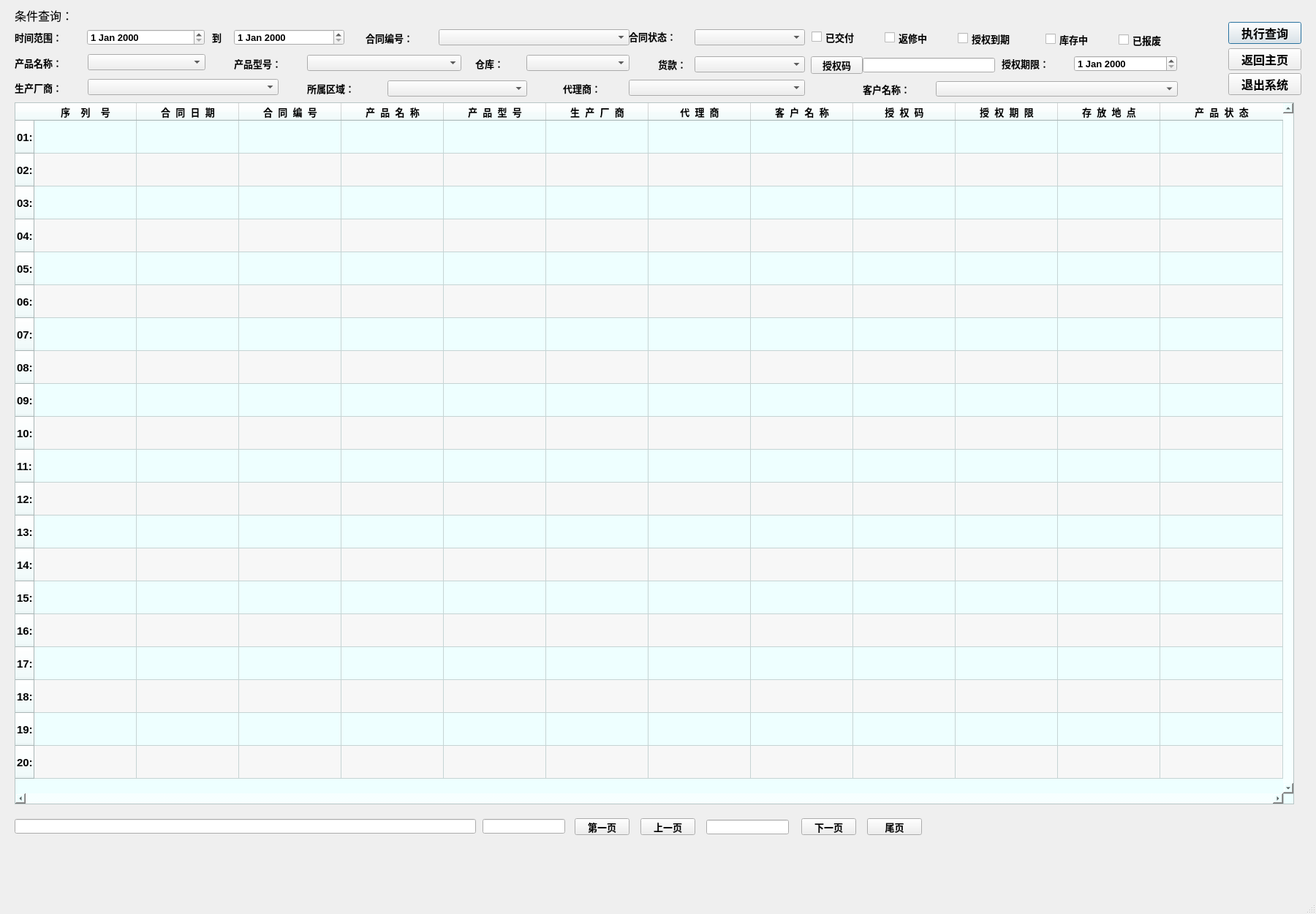
<?xml version="1.0" encoding="UTF-8"?>
<ui version="4.0">
 <class>MainWindow</class>
 <widget class="QMainWindow" name="MainWindow">
  <property name="geometry">
   <rect>
    <x>0</x>
    <y>0</y>
    <width>1800</width>
    <height>1250</height>
   </rect>
  </property>
  <property name="sizePolicy">
   <sizepolicy hsizetype="Preferred" vsizetype="Preferred">
    <horstretch>0</horstretch>
    <verstretch>0</verstretch>
   </sizepolicy>
  </property>
  <property name="minimumSize">
   <size>
    <width>1800</width>
    <height>1250</height>
   </size>
  </property>
  <property name="maximumSize">
   <size>
    <width>16777215</width>
    <height>16777215</height>
   </size>
  </property>
  <property name="font">
   <font>
    <family>Arial</family>
    <pointsize>10</pointsize>
   </font>
  </property>
  <property name="windowTitle">
   <string>MainWindow</string>
  </property>
  <property name="iconSize">
   <size>
    <width>40</width>
    <height>40</height>
   </size>
  </property>
  <property name="toolButtonStyle">
   <enum>Qt::ToolButtonTextUnderIcon</enum>
  </property>
  <widget class="QWidget" name="centralwidget">
   <property name="sizePolicy">
    <sizepolicy hsizetype="Preferred" vsizetype="Preferred">
     <horstretch>0</horstretch>
     <verstretch>0</verstretch>
    </sizepolicy>
   </property>
   <property name="autoFillBackground">
    <bool>true</bool>
   </property>
   <widget class="QTableWidget" name="tableWidget">
    <property name="geometry">
     <rect>
      <x>20</x>
      <y>140</y>
      <width>1750</width>
      <height>960</height>
     </rect>
    </property>
    <property name="sizePolicy">
     <sizepolicy hsizetype="Preferred" vsizetype="Preferred">
      <horstretch>0</horstretch>
      <verstretch>0</verstretch>
     </sizepolicy>
    </property>
    <property name="minimumSize">
     <size>
      <width>1750</width>
      <height>960</height>
     </size>
    </property>
    <property name="font">
     <font>
      <family>Arial</family>
      <pointsize>11</pointsize>
      <weight>75</weight>
      <bold>true</bold>
      <stylestrategy>PreferAntialias</stylestrategy>
     </font>
    </property>
    <property name="autoFillBackground">
     <bool>true</bool>
    </property>
    <property name="styleSheet">
     <string notr="true">background-color: rgb(238, 255, 255);</string>
    </property>
    <property name="frameShadow">
     <enum>QFrame::Sunken</enum>
    </property>
    <property name="lineWidth">
     <number>2</number>
    </property>
    <property name="midLineWidth">
     <number>1</number>
    </property>
    <property name="verticalScrollBarPolicy">
     <enum>Qt::ScrollBarAlwaysOn</enum>
    </property>
    <property name="horizontalScrollBarPolicy">
     <enum>Qt::ScrollBarAlwaysOn</enum>
    </property>
    <property name="sizeAdjustPolicy">
     <enum>QAbstractScrollArea::AdjustToContents</enum>
    </property>
    <property name="autoScroll">
     <bool>true</bool>
    </property>
    <property name="editTriggers">
     <set>QAbstractItemView::NoEditTriggers</set>
    </property>
    <property name="alternatingRowColors">
     <bool>true</bool>
    </property>
    <property name="selectionBehavior">
     <enum>QAbstractItemView::SelectRows</enum>
    </property>
    <property name="gridStyle">
     <enum>Qt::SolidLine</enum>
    </property>
    <property name="sortingEnabled">
     <bool>true</bool>
    </property>
    <property name="wordWrap">
     <bool>false</bool>
    </property>
    <property name="rowCount">
     <number>20</number>
    </property>
    <attribute name="horizontalHeaderCascadingSectionResizes">
     <bool>true</bool>
    </attribute>
    <attribute name="horizontalHeaderMinimumSectionSize">
     <number>24</number>
    </attribute>
    <attribute name="horizontalHeaderDefaultSectionSize">
     <number>140</number>
    </attribute>
    <attribute name="horizontalHeaderShowSortIndicator" stdset="0">
     <bool>true</bool>
    </attribute>
    <attribute name="horizontalHeaderStretchLastSection">
     <bool>true</bool>
    </attribute>
    <attribute name="verticalHeaderVisible">
     <bool>true</bool>
    </attribute>
    <attribute name="verticalHeaderCascadingSectionResizes">
     <bool>true</bool>
    </attribute>
    <attribute name="verticalHeaderMinimumSectionSize">
     <number>24</number>
    </attribute>
    <attribute name="verticalHeaderDefaultSectionSize">
     <number>45</number>
    </attribute>
    <attribute name="verticalHeaderShowSortIndicator" stdset="0">
     <bool>false</bool>
    </attribute>
    <row>
     <property name="text">
      <string>01:</string>
     </property>
    </row>
    <row>
     <property name="text">
      <string>02:</string>
     </property>
    </row>
    <row>
     <property name="text">
      <string>03:</string>
     </property>
    </row>
    <row>
     <property name="text">
      <string>04:</string>
     </property>
    </row>
    <row>
     <property name="text">
      <string>05:</string>
     </property>
    </row>
    <row>
     <property name="text">
      <string>06:</string>
     </property>
    </row>
    <row>
     <property name="text">
      <string>07:</string>
     </property>
    </row>
    <row>
     <property name="text">
      <string>08:</string>
     </property>
    </row>
    <row>
     <property name="text">
      <string>09:</string>
     </property>
    </row>
    <row>
     <property name="text">
      <string>10:</string>
     </property>
    </row>
    <row>
     <property name="text">
      <string>11:</string>
     </property>
    </row>
    <row>
     <property name="text">
      <string>12:</string>
     </property>
    </row>
    <row>
     <property name="text">
      <string>13:</string>
     </property>
    </row>
    <row>
     <property name="text">
      <string>14:</string>
     </property>
    </row>
    <row>
     <property name="text">
      <string>15:</string>
     </property>
    </row>
    <row>
     <property name="text">
      <string>16:</string>
     </property>
    </row>
    <row>
     <property name="text">
      <string>17:</string>
     </property>
    </row>
    <row>
     <property name="text">
      <string>18:</string>
     </property>
    </row>
    <row>
     <property name="text">
      <string>19:</string>
     </property>
    </row>
    <row>
     <property name="text">
      <string>20:</string>
     </property>
    </row>
    <column>
     <property name="text">
      <string>序    列    号</string>
     </property>
     <property name="font">
      <font>
       <pointsize>10</pointsize>
       <weight>75</weight>
       <bold>true</bold>
      </font>
     </property>
     <property name="textAlignment">
      <set>AlignCenter</set>
     </property>
    </column>
    <column>
     <property name="text">
      <string>合  同  日  期</string>
     </property>
     <property name="font">
      <font>
       <pointsize>10</pointsize>
       <weight>75</weight>
       <bold>true</bold>
      </font>
     </property>
     <property name="textAlignment">
      <set>AlignCenter</set>
     </property>
    </column>
    <column>
     <property name="text">
      <string>合  同  编  号</string>
     </property>
     <property name="font">
      <font>
       <pointsize>10</pointsize>
       <weight>75</weight>
       <bold>true</bold>
      </font>
     </property>
     <property name="textAlignment">
      <set>AlignCenter</set>
     </property>
    </column>
    <column>
     <property name="text">
      <string>产  品  名  称</string>
     </property>
     <property name="font">
      <font>
       <pointsize>10</pointsize>
       <weight>75</weight>
       <bold>true</bold>
      </font>
     </property>
     <property name="textAlignment">
      <set>AlignCenter</set>
     </property>
    </column>
    <column>
     <property name="text">
      <string>产  品  型  号</string>
     </property>
     <property name="font">
      <font>
       <pointsize>10</pointsize>
       <weight>75</weight>
       <bold>true</bold>
      </font>
     </property>
     <property name="textAlignment">
      <set>AlignCenter</set>
     </property>
    </column>
    <column>
     <property name="text">
      <string>生  产  厂  商</string>
     </property>
     <property name="font">
      <font>
       <pointsize>10</pointsize>
       <weight>75</weight>
       <bold>true</bold>
      </font>
     </property>
     <property name="textAlignment">
      <set>AlignCenter</set>
     </property>
    </column>
    <column>
     <property name="text">
      <string>代  理  商</string>
     </property>
     <property name="font">
      <font>
       <pointsize>10</pointsize>
       <weight>75</weight>
       <bold>true</bold>
      </font>
     </property>
     <property name="textAlignment">
      <set>AlignCenter</set>
     </property>
    </column>
    <column>
     <property name="text">
      <string>客  户  名  称</string>
     </property>
     <property name="font">
      <font>
       <pointsize>10</pointsize>
       <weight>75</weight>
       <bold>true</bold>
      </font>
     </property>
     <property name="textAlignment">
      <set>AlignCenter</set>
     </property>
    </column>
    <column>
     <property name="text">
      <string>授  权  码</string>
     </property>
     <property name="font">
      <font>
       <pointsize>10</pointsize>
       <weight>75</weight>
       <bold>true</bold>
      </font>
     </property>
     <property name="textAlignment">
      <set>AlignCenter</set>
     </property>
    </column>
    <column>
     <property name="text">
      <string>授  权  期  限</string>
     </property>
     <property name="font">
      <font>
       <pointsize>10</pointsize>
       <weight>75</weight>
       <bold>true</bold>
      </font>
     </property>
     <property name="textAlignment">
      <set>AlignCenter</set>
     </property>
    </column>
    <column>
     <property name="text">
      <string>存  放  地  点</string>
     </property>
     <property name="font">
      <font>
       <pointsize>10</pointsize>
       <weight>75</weight>
       <bold>true</bold>
      </font>
     </property>
     <property name="textAlignment">
      <set>AlignCenter</set>
     </property>
    </column>
    <column>
     <property name="text">
      <string>产  品  状  态</string>
     </property>
     <property name="font">
      <font>
       <pointsize>10</pointsize>
       <weight>75</weight>
       <bold>true</bold>
      </font>
     </property>
     <property name="textAlignment">
      <set>AlignCenter</set>
     </property>
    </column>
    <item row="0" column="0">
     <property name="text">
      <string/>
     </property>
    </item>
   </widget>
   <widget class="QPushButton" name="pushButton_7">
    <property name="geometry">
     <rect>
      <x>786</x>
      <y>1119</y>
      <width>75</width>
      <height>23</height>
     </rect>
    </property>
    <property name="font">
     <font>
      <family>Arial</family>
      <pointsize>10</pointsize>
      <weight>75</weight>
      <bold>true</bold>
     </font>
    </property>
    <property name="text">
     <string>第一页</string>
    </property>
   </widget>
   <widget class="QPushButton" name="pushButton_8">
    <property name="geometry">
     <rect>
      <x>876</x>
      <y>1119</y>
      <width>75</width>
      <height>23</height>
     </rect>
    </property>
    <property name="font">
     <font>
      <family>Arial</family>
      <pointsize>10</pointsize>
      <weight>75</weight>
      <bold>true</bold>
     </font>
    </property>
    <property name="text">
     <string>上一页</string>
    </property>
   </widget>
   <widget class="QPushButton" name="pushButton_9">
    <property name="geometry">
     <rect>
      <x>1096</x>
      <y>1119</y>
      <width>75</width>
      <height>23</height>
     </rect>
    </property>
    <property name="font">
     <font>
      <family>Arial</family>
      <pointsize>10</pointsize>
      <weight>75</weight>
      <bold>true</bold>
     </font>
    </property>
    <property name="text">
     <string>下一页</string>
    </property>
   </widget>
   <widget class="QPushButton" name="pushButton_10">
    <property name="geometry">
     <rect>
      <x>1186</x>
      <y>1119</y>
      <width>75</width>
      <height>23</height>
     </rect>
    </property>
    <property name="font">
     <font>
      <family>Arial</family>
      <pointsize>10</pointsize>
      <weight>75</weight>
      <bold>true</bold>
     </font>
    </property>
    <property name="text">
     <string>尾页</string>
    </property>
   </widget>
   <widget class="QDateEdit" name="dateEdit_2">
    <property name="geometry">
     <rect>
      <x>320</x>
      <y>40</y>
      <width>151</width>
      <height>22</height>
     </rect>
    </property>
    <property name="font">
     <font>
      <family>Arial</family>
      <pointsize>10</pointsize>
      <weight>75</weight>
      <bold>true</bold>
     </font>
    </property>
   </widget>
   <widget class="QDateEdit" name="dateEdit_1">
    <property name="geometry">
     <rect>
      <x>119</x>
      <y>40</y>
      <width>161</width>
      <height>22</height>
     </rect>
    </property>
    <property name="font">
     <font>
      <family>Arial</family>
      <pointsize>10</pointsize>
      <weight>75</weight>
      <bold>true</bold>
     </font>
    </property>
   </widget>
   <widget class="QLabel" name="label">
    <property name="geometry">
     <rect>
      <x>20</x>
      <y>10</y>
      <width>111</width>
      <height>21</height>
     </rect>
    </property>
    <property name="font">
     <font>
      <family>黑体</family>
      <pointsize>12</pointsize>
     </font>
    </property>
    <property name="text">
     <string>条件查询：</string>
    </property>
   </widget>
   <widget class="QLabel" name="label_2">
    <property name="geometry">
     <rect>
      <x>20</x>
      <y>40</y>
      <width>101</width>
      <height>21</height>
     </rect>
    </property>
    <property name="font">
     <font>
      <family>Algerian</family>
      <pointsize>10</pointsize>
      <weight>75</weight>
      <bold>true</bold>
     </font>
    </property>
    <property name="text">
     <string>时间范围：</string>
    </property>
   </widget>
   <widget class="QLabel" name="label_3">
    <property name="geometry">
     <rect>
      <x>290</x>
      <y>40</y>
      <width>31</width>
      <height>21</height>
     </rect>
    </property>
    <property name="font">
     <font>
      <family>Algerian</family>
      <pointsize>10</pointsize>
      <weight>75</weight>
      <bold>true</bold>
     </font>
    </property>
    <property name="text">
     <string>到</string>
    </property>
   </widget>
   <widget class="QLabel" name="label_4">
    <property name="geometry">
     <rect>
      <x>500</x>
      <y>42</y>
      <width>101</width>
      <height>20</height>
     </rect>
    </property>
    <property name="font">
     <font>
      <family>Algerian</family>
      <pointsize>10</pointsize>
      <weight>75</weight>
      <bold>true</bold>
     </font>
    </property>
    <property name="text">
     <string>合同编号：</string>
    </property>
   </widget>
   <widget class="QComboBox" name="comboBox_1">
    <property name="geometry">
     <rect>
      <x>600</x>
      <y>40</y>
      <width>261</width>
      <height>22</height>
     </rect>
    </property>
    <property name="font">
     <font>
      <family>Arial</family>
      <pointsize>10</pointsize>
      <weight>75</weight>
      <bold>true</bold>
     </font>
    </property>
   </widget>
   <widget class="QPushButton" name="pushButton_1">
    <property name="geometry">
     <rect>
      <x>1680</x>
      <y>30</y>
      <width>100</width>
      <height>30</height>
     </rect>
    </property>
    <property name="sizePolicy">
     <sizepolicy hsizetype="Preferred" vsizetype="Preferred">
      <horstretch>0</horstretch>
      <verstretch>0</verstretch>
     </sizepolicy>
    </property>
    <property name="minimumSize">
     <size>
      <width>100</width>
      <height>30</height>
     </size>
    </property>
    <property name="font">
     <font>
      <family>Arial</family>
      <pointsize>12</pointsize>
      <weight>75</weight>
      <bold>true</bold>
     </font>
    </property>
    <property name="text">
     <string>执行查询</string>
    </property>
    <property name="autoDefault">
     <bool>false</bool>
    </property>
    <property name="default">
     <bool>true</bool>
    </property>
    <property name="flat">
     <bool>false</bool>
    </property>
   </widget>
   <widget class="QCheckBox" name="checkBox_1">
    <property name="geometry">
     <rect>
      <x>1110</x>
      <y>35</y>
      <width>91</width>
      <height>31</height>
     </rect>
    </property>
    <property name="font">
     <font>
      <family>Algerian</family>
      <pointsize>10</pointsize>
      <weight>75</weight>
      <bold>true</bold>
     </font>
    </property>
    <property name="text">
     <string>已交付</string>
    </property>
   </widget>
   <widget class="QCheckBox" name="checkBox_2">
    <property name="geometry">
     <rect>
      <x>1210</x>
      <y>36</y>
      <width>91</width>
      <height>31</height>
     </rect>
    </property>
    <property name="font">
     <font>
      <family>Algerian</family>
      <pointsize>10</pointsize>
      <weight>75</weight>
      <bold>true</bold>
     </font>
    </property>
    <property name="text">
     <string>返修中</string>
    </property>
   </widget>
   <widget class="QCheckBox" name="checkBox_3">
    <property name="geometry">
     <rect>
      <x>1310</x>
      <y>37</y>
      <width>111</width>
      <height>31</height>
     </rect>
    </property>
    <property name="font">
     <font>
      <family>Algerian</family>
      <pointsize>10</pointsize>
      <weight>75</weight>
      <bold>true</bold>
     </font>
    </property>
    <property name="text">
     <string>授权到期</string>
    </property>
   </widget>
   <widget class="QCheckBox" name="checkBox_4">
    <property name="geometry">
     <rect>
      <x>1430</x>
      <y>38</y>
      <width>91</width>
      <height>31</height>
     </rect>
    </property>
    <property name="font">
     <font>
      <family>Algerian</family>
      <pointsize>10</pointsize>
      <weight>75</weight>
      <bold>true</bold>
     </font>
    </property>
    <property name="text">
     <string>库存中</string>
    </property>
   </widget>
   <widget class="QCheckBox" name="checkBox_5">
    <property name="geometry">
     <rect>
      <x>1530</x>
      <y>39</y>
      <width>91</width>
      <height>31</height>
     </rect>
    </property>
    <property name="font">
     <font>
      <family>Algerian</family>
      <pointsize>10</pointsize>
      <weight>75</weight>
      <bold>true</bold>
     </font>
    </property>
    <property name="text">
     <string>已报废</string>
    </property>
   </widget>
   <widget class="QComboBox" name="comboBox_3">
    <property name="geometry">
     <rect>
      <x>120</x>
      <y>74</y>
      <width>161</width>
      <height>22</height>
     </rect>
    </property>
    <property name="font">
     <font>
      <family>Arial</family>
      <pointsize>10</pointsize>
      <weight>75</weight>
      <bold>true</bold>
     </font>
    </property>
   </widget>
   <widget class="QLabel" name="label_5">
    <property name="geometry">
     <rect>
      <x>20</x>
      <y>76</y>
      <width>101</width>
      <height>20</height>
     </rect>
    </property>
    <property name="font">
     <font>
      <family>Algerian</family>
      <pointsize>10</pointsize>
      <weight>75</weight>
      <bold>true</bold>
     </font>
    </property>
    <property name="text">
     <string>产品名称：</string>
    </property>
   </widget>
   <widget class="QComboBox" name="comboBox_4">
    <property name="geometry">
     <rect>
      <x>420</x>
      <y>75</y>
      <width>211</width>
      <height>22</height>
     </rect>
    </property>
    <property name="font">
     <font>
      <family>Arial</family>
      <pointsize>10</pointsize>
      <weight>75</weight>
      <bold>true</bold>
     </font>
    </property>
   </widget>
   <widget class="QLabel" name="label_6">
    <property name="geometry">
     <rect>
      <x>320</x>
      <y>77</y>
      <width>101</width>
      <height>20</height>
     </rect>
    </property>
    <property name="font">
     <font>
      <family>Algerian</family>
      <pointsize>10</pointsize>
      <weight>75</weight>
      <bold>true</bold>
     </font>
    </property>
    <property name="text">
     <string>产品型号：</string>
    </property>
   </widget>
   <widget class="QLineEdit" name="lineEdit_1">
    <property name="geometry">
     <rect>
      <x>1180</x>
      <y>79</y>
      <width>181</width>
      <height>20</height>
     </rect>
    </property>
    <property name="font">
     <font>
      <family>Arial</family>
      <pointsize>10</pointsize>
      <weight>75</weight>
      <bold>true</bold>
     </font>
    </property>
   </widget>
   <widget class="QLabel" name="label_8">
    <property name="geometry">
     <rect>
      <x>1370</x>
      <y>77</y>
      <width>101</width>
      <height>20</height>
     </rect>
    </property>
    <property name="font">
     <font>
      <family>Algerian</family>
      <pointsize>10</pointsize>
      <weight>75</weight>
      <bold>true</bold>
     </font>
    </property>
    <property name="text">
     <string>授权期限：</string>
    </property>
   </widget>
   <widget class="QDateEdit" name="dateEdit_3">
    <property name="geometry">
     <rect>
      <x>1469</x>
      <y>76</y>
      <width>141</width>
      <height>22</height>
     </rect>
    </property>
    <property name="font">
     <font>
      <family>Arial</family>
      <pointsize>10</pointsize>
      <weight>75</weight>
      <bold>true</bold>
     </font>
    </property>
   </widget>
   <widget class="QComboBox" name="comboBox_7">
    <property name="geometry">
     <rect>
      <x>120</x>
      <y>108</y>
      <width>261</width>
      <height>22</height>
     </rect>
    </property>
    <property name="font">
     <font>
      <family>Arial</family>
      <pointsize>10</pointsize>
      <weight>75</weight>
      <bold>true</bold>
     </font>
    </property>
   </widget>
   <widget class="QLabel" name="label_9">
    <property name="geometry">
     <rect>
      <x>20</x>
      <y>110</y>
      <width>101</width>
      <height>20</height>
     </rect>
    </property>
    <property name="font">
     <font>
      <family>Algerian</family>
      <pointsize>10</pointsize>
      <weight>75</weight>
      <bold>true</bold>
     </font>
    </property>
    <property name="text">
     <string>生产厂商：</string>
    </property>
   </widget>
   <widget class="QLabel" name="label_10">
    <property name="geometry">
     <rect>
      <x>420</x>
      <y>111</y>
      <width>111</width>
      <height>20</height>
     </rect>
    </property>
    <property name="font">
     <font>
      <family>Algerian</family>
      <pointsize>10</pointsize>
      <weight>75</weight>
      <bold>true</bold>
     </font>
    </property>
    <property name="text">
     <string>所属区域：</string>
    </property>
   </widget>
   <widget class="QComboBox" name="comboBox_8">
    <property name="geometry">
     <rect>
      <x>530</x>
      <y>110</y>
      <width>191</width>
      <height>22</height>
     </rect>
    </property>
    <property name="font">
     <font>
      <family>Arial</family>
      <pointsize>10</pointsize>
      <weight>75</weight>
      <bold>true</bold>
     </font>
    </property>
   </widget>
   <widget class="QComboBox" name="comboBox_9">
    <property name="geometry">
     <rect>
      <x>860</x>
      <y>109</y>
      <width>241</width>
      <height>22</height>
     </rect>
    </property>
    <property name="font">
     <font>
      <family>Arial</family>
      <pointsize>10</pointsize>
      <weight>75</weight>
      <bold>true</bold>
     </font>
    </property>
   </widget>
   <widget class="QLabel" name="label_11">
    <property name="geometry">
     <rect>
      <x>770</x>
      <y>111</y>
      <width>91</width>
      <height>20</height>
     </rect>
    </property>
    <property name="font">
     <font>
      <family>Algerian</family>
      <pointsize>10</pointsize>
      <weight>75</weight>
      <bold>true</bold>
     </font>
    </property>
    <property name="text">
     <string>代理商：</string>
    </property>
   </widget>
   <widget class="QLabel" name="label_12">
    <property name="geometry">
     <rect>
      <x>1180</x>
      <y>112</y>
      <width>101</width>
      <height>20</height>
     </rect>
    </property>
    <property name="font">
     <font>
      <family>Algerian</family>
      <pointsize>10</pointsize>
      <weight>75</weight>
      <bold>true</bold>
     </font>
    </property>
    <property name="text">
     <string>客户名称：</string>
    </property>
   </widget>
   <widget class="QComboBox" name="comboBox_10">
    <property name="geometry">
     <rect>
      <x>1280</x>
      <y>111</y>
      <width>331</width>
      <height>21</height>
     </rect>
    </property>
    <property name="font">
     <font>
      <family>Arial</family>
      <pointsize>10</pointsize>
      <weight>75</weight>
      <bold>true</bold>
     </font>
    </property>
   </widget>
   <widget class="QPushButton" name="pushButton_5">
    <property name="geometry">
     <rect>
      <x>1680</x>
      <y>66</y>
      <width>100</width>
      <height>30</height>
     </rect>
    </property>
    <property name="minimumSize">
     <size>
      <width>100</width>
      <height>30</height>
     </size>
    </property>
    <property name="font">
     <font>
      <family>Arial</family>
      <pointsize>12</pointsize>
      <weight>75</weight>
      <bold>true</bold>
     </font>
    </property>
    <property name="text">
     <string>返回主页</string>
    </property>
   </widget>
   <widget class="QPushButton" name="pushButton_6">
    <property name="geometry">
     <rect>
      <x>1680</x>
      <y>100</y>
      <width>100</width>
      <height>30</height>
     </rect>
    </property>
    <property name="sizePolicy">
     <sizepolicy hsizetype="Minimum" vsizetype="Fixed">
      <horstretch>0</horstretch>
      <verstretch>0</verstretch>
     </sizepolicy>
    </property>
    <property name="minimumSize">
     <size>
      <width>100</width>
      <height>30</height>
     </size>
    </property>
    <property name="font">
     <font>
      <family>Arial</family>
      <pointsize>12</pointsize>
      <weight>75</weight>
      <bold>true</bold>
     </font>
    </property>
    <property name="text">
     <string>退出系统</string>
    </property>
   </widget>
   <widget class="QLineEdit" name="lineEdit_4">
    <property name="geometry">
     <rect>
      <x>660</x>
      <y>1120</y>
      <width>113</width>
      <height>20</height>
     </rect>
    </property>
    <property name="font">
     <font>
      <family>Arial</family>
      <pointsize>10</pointsize>
      <weight>75</weight>
      <bold>true</bold>
     </font>
    </property>
   </widget>
   <widget class="QLineEdit" name="lineEdit_5">
    <property name="geometry">
     <rect>
      <x>966</x>
      <y>1121</y>
      <width>113</width>
      <height>20</height>
     </rect>
    </property>
    <property name="font">
     <font>
      <family>Arial</family>
      <pointsize>11</pointsize>
      <weight>75</weight>
      <bold>true</bold>
     </font>
    </property>
    <property name="alignment">
     <set>Qt::AlignCenter</set>
    </property>
   </widget>
   <widget class="QLineEdit" name="lineEdit_3">
    <property name="geometry">
     <rect>
      <x>20</x>
      <y>1120</y>
      <width>631</width>
      <height>20</height>
     </rect>
    </property>
    <property name="font">
     <font>
      <family>Arial</family>
      <pointsize>11</pointsize>
      <weight>75</weight>
      <bold>true</bold>
     </font>
    </property>
   </widget>
   <widget class="QLabel" name="label_13">
    <property name="geometry">
     <rect>
      <x>860</x>
      <y>40</y>
      <width>81</width>
      <height>20</height>
     </rect>
    </property>
    <property name="font">
     <font>
      <family>Algerian</family>
      <pointsize>10</pointsize>
      <weight>75</weight>
      <bold>true</bold>
     </font>
    </property>
    <property name="text">
     <string>合同状态：</string>
    </property>
   </widget>
   <widget class="QComboBox" name="comboBox_2">
    <property name="geometry">
     <rect>
      <x>950</x>
      <y>40</y>
      <width>151</width>
      <height>22</height>
     </rect>
    </property>
    <property name="font">
     <font>
      <family>Arial</family>
      <pointsize>10</pointsize>
      <weight>75</weight>
      <bold>true</bold>
     </font>
    </property>
   </widget>
   <widget class="QComboBox" name="comboBox_5">
    <property name="geometry">
     <rect>
      <x>720</x>
      <y>75</y>
      <width>141</width>
      <height>22</height>
     </rect>
    </property>
    <property name="font">
     <font>
      <family>Arial</family>
      <pointsize>10</pointsize>
      <weight>75</weight>
      <bold>true</bold>
     </font>
    </property>
   </widget>
   <widget class="QLabel" name="label_14">
    <property name="geometry">
     <rect>
      <x>650</x>
      <y>77</y>
      <width>71</width>
      <height>20</height>
     </rect>
    </property>
    <property name="font">
     <font>
      <family>Algerian</family>
      <pointsize>10</pointsize>
      <weight>75</weight>
      <bold>true</bold>
     </font>
    </property>
    <property name="text">
     <string>仓库：</string>
    </property>
   </widget>
   <widget class="QComboBox" name="comboBox_6">
    <property name="geometry">
     <rect>
      <x>950</x>
      <y>77</y>
      <width>151</width>
      <height>22</height>
     </rect>
    </property>
    <property name="font">
     <font>
      <family>Arial</family>
      <pointsize>10</pointsize>
      <weight>75</weight>
      <bold>true</bold>
     </font>
    </property>
   </widget>
   <widget class="QLabel" name="label_15">
    <property name="geometry">
     <rect>
      <x>900</x>
      <y>78</y>
      <width>51</width>
      <height>20</height>
     </rect>
    </property>
    <property name="font">
     <font>
      <family>Algerian</family>
      <pointsize>10</pointsize>
      <weight>75</weight>
      <bold>true</bold>
     </font>
    </property>
    <property name="text">
     <string>货款：</string>
    </property>
   </widget>
   <widget class="QPushButton" name="pushButton_2">
    <property name="geometry">
     <rect>
      <x>1109</x>
      <y>77</y>
      <width>71</width>
      <height>24</height>
     </rect>
    </property>
    <property name="font">
     <font>
      <weight>75</weight>
      <bold>true</bold>
     </font>
    </property>
    <property name="text">
     <string>授权码</string>
    </property>
    <property name="checkable">
     <bool>false</bool>
    </property>
    <property name="autoDefault">
     <bool>false</bool>
    </property>
    <property name="default">
     <bool>false</bool>
    </property>
    <property name="flat">
     <bool>false</bool>
    </property>
   </widget>
   <zorder>tableWidget</zorder>
   <zorder>pushButton_7</zorder>
   <zorder>pushButton_8</zorder>
   <zorder>pushButton_9</zorder>
   <zorder>pushButton_10</zorder>
   <zorder>dateEdit_2</zorder>
   <zorder>dateEdit_1</zorder>
   <zorder>label</zorder>
   <zorder>comboBox_1</zorder>
   <zorder>pushButton_1</zorder>
   <zorder>checkBox_1</zorder>
   <zorder>checkBox_2</zorder>
   <zorder>checkBox_3</zorder>
   <zorder>checkBox_4</zorder>
   <zorder>checkBox_5</zorder>
   <zorder>comboBox_3</zorder>
   <zorder>comboBox_4</zorder>
   <zorder>lineEdit_1</zorder>
   <zorder>dateEdit_3</zorder>
   <zorder>comboBox_7</zorder>
   <zorder>comboBox_8</zorder>
   <zorder>comboBox_9</zorder>
   <zorder>comboBox_10</zorder>
   <zorder>pushButton_5</zorder>
   <zorder>pushButton_6</zorder>
   <zorder>lineEdit_4</zorder>
   <zorder>lineEdit_5</zorder>
   <zorder>lineEdit_3</zorder>
   <zorder>comboBox_2</zorder>
   <zorder>comboBox_5</zorder>
   <zorder>comboBox_6</zorder>
   <zorder>label_9</zorder>
   <zorder>label_10</zorder>
   <zorder>label_12</zorder>
   <zorder>label_13</zorder>
   <zorder>label_6</zorder>
   <zorder>label_4</zorder>
   <zorder>label_3</zorder>
   <zorder>label_11</zorder>
   <zorder>label_15</zorder>
   <zorder>label_2</zorder>
   <zorder>label_8</zorder>
   <zorder>label_14</zorder>
   <zorder>label_5</zorder>
   <zorder>pushButton_2</zorder>
  </widget>
  <widget class="QStatusBar" name="statusbar"/>
  <action name="action11">
   <property name="text">
    <string>合同管理</string>
   </property>
  </action>
  <action name="action12">
   <property name="text">
    <string>资金管理</string>
   </property>
  </action>
  <action name="action13">
   <property name="text">
    <string>服务管理</string>
   </property>
  </action>
  <action name="action21">
   <property name="text">
    <string>修改数据</string>
   </property>
  </action>
  <action name="action22">
   <property name="text">
    <string>插入数据</string>
   </property>
  </action>
  <action name="action23">
   <property name="text">
    <string>删除数据</string>
   </property>
  </action>
  <action name="action24">
   <property name="text">
    <string>更新数据</string>
   </property>
  </action>
  <action name="action31">
   <property name="text">
    <string>保存为Excel</string>
   </property>
  </action>
  <action name="action32">
   <property name="text">
    <string>保存为Word</string>
   </property>
  </action>
  <action name="action33">
   <property name="text">
    <string>保存为txt</string>
   </property>
  </action>
  <action name="action34">
   <property name="text">
    <string>保存为图片</string>
   </property>
  </action>
  <action name="action35">
   <property name="text">
    <string>打印报表</string>
   </property>
  </action>
  <action name="action14">
   <property name="text">
    <string>人员管理</string>
   </property>
  </action>
  <action name="action15">
   <property name="text">
    <string>仓储管理</string>
   </property>
  </action>
  <action name="action16">
   <property name="text">
    <string>销售管理</string>
   </property>
  </action>
  <action name="action17">
   <property name="text">
    <string>客户管理</string>
   </property>
  </action>
  <action name="action19">
   <property name="text">
    <string>物流管理</string>
   </property>
  </action>
  <action name="action25">
   <property name="text">
    <string>数据备份</string>
   </property>
  </action>
  <action name="action26">
   <property name="text">
    <string>数据恢复</string>
   </property>
  </action>
  <action name="action41">
   <property name="text">
    <string>返回主页</string>
   </property>
  </action>
  <action name="action42">
   <property name="text">
    <string>退出系统</string>
   </property>
  </action>
  <action name="action43">
   <property name="text">
    <string>关闭电脑</string>
   </property>
  </action>
  <action name="action51">
   <property name="text">
    <string>帮助文档</string>
   </property>
  </action>
  <action name="action52">
   <property name="text">
    <string>版权声明</string>
   </property>
  </action>
  <action name="action53">
   <property name="text">
    <string>关于</string>
   </property>
  </action>
 </widget>
 <resources/>
 <connections/>
</ui>
